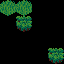

This is a level from a 2D game, rendered from its Tiled map with the project's own tilesets. A one-line summary and the complete map file follow:
An orthogonal 4x4 tile map with 16x16 px tiles, 2 tile layers (ground, decoration), 2 tilesets and 4 objects (collider, tile_object, tile_object_with_override, rectangle).

<map version="1.10" tiledversion="1.11.0" orientation="orthogonal" renderorder="right-down" width="4" height="4" tilewidth="16" tileheight="16" infinite="0" nextlayerid="4" nextobjectid="4">
 <tileset firstgid="1" name="with_colliders" tilewidth="16" tileheight="16" tilecount="20" columns="4">
  <image source="../../tiles/drjamgo_hex_16x16.png" width="64" height="80" />
  <tile id="0">
   <properties>
    <property name="TestTileProperty" type="class" propertytype="bevy_ecs_tiled::tests::properties::TestTileProperty">
     <properties>
      <property name="value" type="int" value="42" />
     </properties>
    </property>
   </properties>
   <objectgroup draworder="index" id="2">
    <object id="1" name="collider" x="0" y="0" width="16" height="16" />
   </objectgroup>
  </tile>
 </tileset>
 <tileset firstgid="21" name="without_colliders" tilewidth="16" tileheight="16" tilecount="20" columns="4">
  <image source="../../tiles/drjamgo_hex_16x16.png" width="64" height="80" />
 </tileset>
 <layer id="1" name="ground" width="4" height="4">
  <data encoding="csv">
1,1,0,0,
0,0,0,0,
0,0,0,0,
0,0,0,22
</data>
 </layer>
 <layer id="2" name="decoration" width="4" height="4">
  <data encoding="csv">
0,0,0,0,
0,2,0,0,
0,0,0,0,
0,0,0,0
</data>
 </layer>
 <objectgroup id="3" name="objects">
  <object id="1" name="tile_object" gid="1" x="32" y="48" width="16" height="16" />
  <object id="3" name="tile_object_with_override" gid="1" x="48" y="48" width="16" height="16">
   <properties>
    <property name="TestTileProperty" type="class" propertytype="bevy_ecs_tiled::tests::properties::TestTileProperty">
     <properties>
      <property name="value" type="int" value="7" />
     </properties>
    </property>
   </properties>
  </object>
  <object id="2" name="rectangle" x="0" y="0" width="16" height="8" />
 </objectgroup>
</map>
